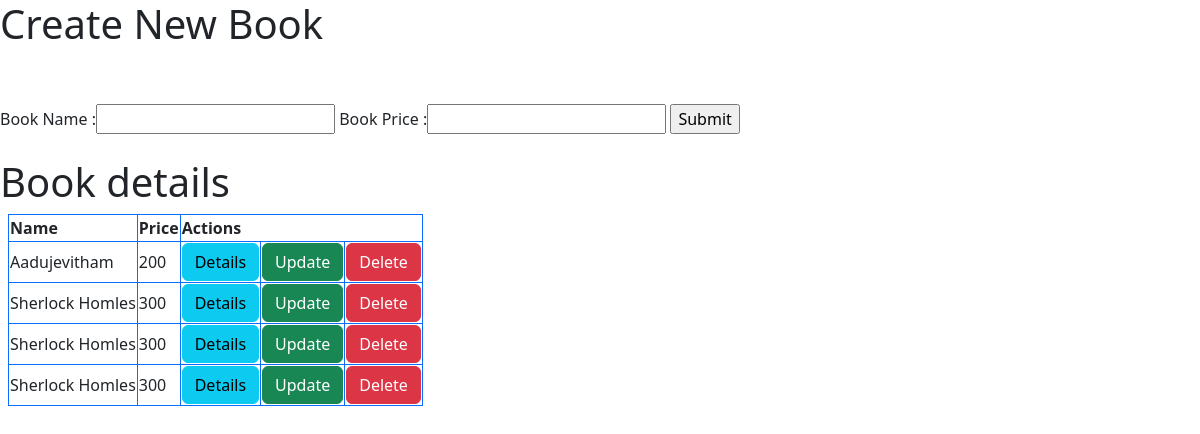
/, run on an earlier commit of the app's database.
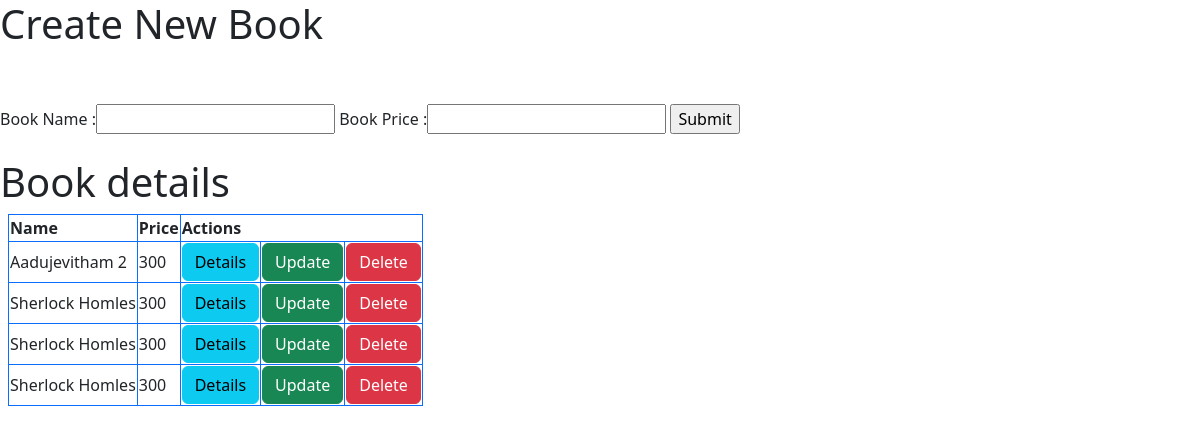
And on a later commit of the database.
### newapp/models.py (models this page shows, shortened)
class Book(models.Model):
    title=models.CharField(max_length=20)
    price=models.IntegerField()

### newapp/views.py (the view)
# urls.py: path("",views.createbook),
def createbook(request):
    books=Book.objects.all()
    if request.method=='POST':
        title=request.POST.get('title')
        price=request.POST.get('price')
        book=Book(title=title,price=price)
        book.save()
    return render(request,'index.html',{'books':books})

### templates/index.html (shortened to what this page needs)
<!DOCTYPE html>
<html lang="en">
<head>
</head>
<link href="https://cdn.jsdelivr.net/npm/bootstrap@5.3.3/dist/css/bootstrap.min.css" rel="stylesheet">
<body>
    <h1>Create New Book</h1>
    <br>
    <br>
    <form action="" method="post">
        <label for="">Book Name : </label><input type="text" name="title" >
        <label for="">Book Price : </label><input type="number" name="price" >
        <input type="submit" value="Submit">
    </form>
    <br>
    <h1>Book details</h1>
    <table class="border p-3 m-2 table-bordered border-primary " >
        <tr class="p-3">
            <th>Name</th>
            <th>Price</th>
            <th colspan="3">Actions</th>
        </tr>
        {% for book in books %}
        <tr>
            <td>{{ book.title }}</td>
            <td>{{ book.price }}</td>
            <td><a href="{% url 'details' book.id %}" class="btn btn-info">Details</a></td>
            <td><a href="{% url 'update' book.id %}" class="btn btn-success">Update</a></td>
            <td><a href="{% url 'delete' book.id %}" class="btn btn-danger">Delete</a></td>
        </tr>
        {% endfor %}
    </table>
</body>
</html>

What changed in the data, as far as the page shows it:
changed Book: title "Aadujevitham" → "Aadujevitham 2"; price "200" → "300"
